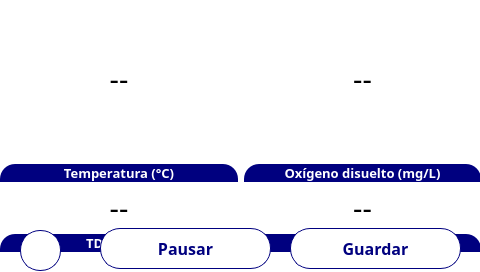
<?xml version="1.0" encoding="UTF-8"?>
<ui version="4.0">
 <class>MainWindow</class>
 <widget class="QMainWindow" name="MainWindow">
  <property name="geometry">
   <rect>
    <x>0</x>
    <y>0</y>
    <width>480</width>
    <height>272</height>
   </rect>
  </property>
  <property name="windowTitle">
   <string>MainWindow</string>
  </property>
  <property name="styleSheet">
   <string notr="true">QLabel {
	font-family: Poppins;
}

QWidget {
	background-color: white;
}

QPushButton {
	border: 1px solid #00007f;
	background-color: white;
	color: #00007f;
	font-size: 12pt;
	font-family: Poppins;
	font-weight: 500;
}

QLabel {
	text-align: center;
}</string>
  </property>
  <widget class="QWidget" name="centralwidget">
   <property name="styleSheet">
    <string notr="true"/>
   </property>
   <widget class="QWidget" name="gridLayoutWidget">
    <property name="geometry">
     <rect>
      <x>0</x>
      <y>0</y>
      <width>481</width>
      <height>322</height>
     </rect>
    </property>
    <layout class="QGridLayout" name="gridLayout" rowstretch="1,0,0,0,0,0" columnstretch="0,0">
     <item row="0" column="1">
      <widget class="QLabel" name="odLbl">
       <property name="styleSheet">
        <string notr="true">text-align: center;
font-size: 22pt;</string>
       </property>
       <property name="text">
        <string>&lt;html&gt;&lt;head/&gt;&lt;body&gt;&lt;p align=&quot;center&quot;&gt;&lt;span style=&quot; font-size:22pt;&quot;&gt;--&lt;/span&gt;&lt;/p&gt;&lt;/body&gt;&lt;/html&gt;</string>
       </property>
      </widget>
     </item>
     <item row="5" column="1">
      <widget class="QLabel" name="label_11">
       <property name="styleSheet">
        <string notr="true">background-color: #00007f;
color: white;
font-weight: bold;
border-top-left-radius: 15px;
border-top-right-radius: 15px;</string>
       </property>
       <property name="text">
        <string>&lt;html&gt;&lt;head/&gt;&lt;body&gt;&lt;p align=&quot;center&quot;&gt;&lt;span style=&quot; font-size:10pt;&quot;&gt;Turbidez NTU)&lt;/span&gt;&lt;/p&gt;&lt;/body&gt;&lt;/html&gt;</string>
       </property>
      </widget>
     </item>
     <item row="3" column="1">
      <widget class="QLabel" name="label_8">
       <property name="styleSheet">
        <string notr="true">background-color: #00007f;
color: white;
font-weight: bold;
border-top-left-radius: 15px;
border-top-right-radius: 15px;</string>
       </property>
       <property name="text">
        <string>&lt;html&gt;&lt;head/&gt;&lt;body&gt;&lt;p align=&quot;center&quot;&gt;&lt;span style=&quot; font-size:10pt;&quot;&gt;pH&lt;/span&gt;&lt;/p&gt;&lt;/body&gt;&lt;/html&gt;</string>
       </property>
      </widget>
     </item>
     <item row="5" column="0">
      <widget class="QLabel" name="label_10">
       <property name="styleSheet">
        <string notr="true">background-color: #00007f;
color: white;
font-weight: bold;
border-top-left-radius: 15px;
border-top-right-radius: 15px;</string>
       </property>
       <property name="text">
        <string>&lt;html&gt;&lt;head/&gt;&lt;body&gt;&lt;p align=&quot;center&quot;&gt;&lt;span style=&quot; font-size:10pt;&quot;&gt;CE (uS/cm)&lt;/span&gt;&lt;/p&gt;&lt;/body&gt;&lt;/html&gt;</string>
       </property>
      </widget>
     </item>
     <item row="1" column="0">
      <widget class="QLabel" name="label_4">
       <property name="styleSheet">
        <string notr="true">background-color: #00007f;
color: white;
font-weight: bold;
border-top-left-radius: 15px;
border-top-right-radius: 15px;</string>
       </property>
       <property name="text">
        <string>&lt;html&gt;&lt;head/&gt;&lt;body&gt;&lt;p align=&quot;center&quot;&gt;&lt;span style=&quot; font-size:10pt;&quot;&gt;Temperatura (°C)&lt;/span&gt;&lt;/p&gt;&lt;/body&gt;&lt;/html&gt;</string>
       </property>
      </widget>
     </item>
     <item row="3" column="0">
      <widget class="QLabel" name="label_2">
       <property name="styleSheet">
        <string notr="true">background-color: #00007f;
color: white;
font-weight: bold;
border-top-left-radius: 15px;
border-top-right-radius: 15px;</string>
       </property>
       <property name="text">
        <string>&lt;html&gt;&lt;head/&gt;&lt;body&gt;&lt;p align=&quot;center&quot;&gt;&lt;span style=&quot; font-size:10pt;&quot;&gt;TDS (ppm)&lt;/span&gt;&lt;/p&gt;&lt;/body&gt;&lt;/html&gt;</string>
       </property>
      </widget>
     </item>
     <item row="4" column="0">
      <widget class="QLabel" name="ecLbl">
       <property name="styleSheet">
        <string notr="true">text-align: center;
font-size: 22pt;</string>
       </property>
       <property name="text">
        <string>&lt;html&gt;&lt;head/&gt;&lt;body&gt;&lt;p align=&quot;center&quot;&gt;--&lt;/p&gt;&lt;/body&gt;&lt;/html&gt;</string>
       </property>
      </widget>
     </item>
     <item row="0" column="0">
      <widget class="QLabel" name="tempLbl">
       <property name="styleSheet">
        <string notr="true">text-align: center;
font-size: 22pt;</string>
       </property>
       <property name="text">
        <string>&lt;html&gt;&lt;head/&gt;&lt;body&gt;&lt;p align=&quot;center&quot;&gt;--&lt;/p&gt;&lt;/body&gt;&lt;/html&gt;</string>
       </property>
      </widget>
     </item>
     <item row="2" column="1">
      <widget class="QLabel" name="phLbl">
       <property name="styleSheet">
        <string notr="true">text-align: center;
font-size: 22pt
;</string>
       </property>
       <property name="text">
        <string>&lt;html&gt;&lt;head/&gt;&lt;body&gt;&lt;p align=&quot;center&quot;&gt;--&lt;/p&gt;&lt;/body&gt;&lt;/html&gt;</string>
       </property>
      </widget>
     </item>
     <item row="1" column="1">
      <widget class="QLabel" name="label_6">
       <property name="styleSheet">
        <string notr="true">background-color: #00007f;
color: white;
font-weight: bold;
border-top-left-radius: 15px;
border-top-right-radius: 15px;</string>
       </property>
       <property name="text">
        <string>&lt;html&gt;&lt;head/&gt;&lt;body&gt;&lt;p align=&quot;center&quot;&gt;&lt;span style=&quot; font-size:10pt;&quot;&gt;Oxígeno disuelto (mg/L)&lt;/span&gt;&lt;/p&gt;&lt;/body&gt;&lt;/html&gt;</string>
       </property>
      </widget>
     </item>
     <item row="2" column="0">
      <widget class="QLabel" name="tdsLbl">
       <property name="styleSheet">
        <string notr="true">text-align: center;
font-size: 22pt;</string>
       </property>
       <property name="text">
        <string>&lt;html&gt;&lt;head/&gt;&lt;body&gt;&lt;p align=&quot;center&quot;&gt;--&lt;/p&gt;&lt;/body&gt;&lt;/html&gt;</string>
       </property>
      </widget>
     </item>
     <item row="4" column="1">
      <widget class="QLabel" name="turbLbl">
       <property name="styleSheet">
        <string notr="true">text-align: center;
font-size: 22pt;</string>
       </property>
       <property name="text">
        <string>&lt;html&gt;&lt;head/&gt;&lt;body&gt;&lt;p align=&quot;center&quot;&gt;--&lt;/p&gt;&lt;/body&gt;&lt;/html&gt;</string>
       </property>
      </widget>
     </item>
    </layout>
   </widget>
   <widget class="QPushButton" name="pauseBtn">
    <property name="geometry">
     <rect>
      <x>100</x>
      <y>228</y>
      <width>171</width>
      <height>41</height>
     </rect>
    </property>
    <property name="styleSheet">
     <string notr="true">border-radius: 20px;</string>
    </property>
    <property name="text">
     <string>Pausar</string>
    </property>
   </widget>
   <widget class="QPushButton" name="saveBtn">
    <property name="geometry">
     <rect>
      <x>290</x>
      <y>228</y>
      <width>171</width>
      <height>41</height>
     </rect>
    </property>
    <property name="styleSheet">
     <string notr="true">border-radius: 20px;</string>
    </property>
    <property name="text">
     <string>Guardar</string>
    </property>
   </widget>
   <widget class="QPushButton" name="backBtn">
    <property name="geometry">
     <rect>
      <x>20</x>
      <y>230</y>
      <width>41</width>
      <height>41</height>
     </rect>
    </property>
    <property name="styleSheet">
     <string notr="true">	height: 40px;
	border-radius: 20px;
	border: 1px solid #00007f;
	background-color: white;
	color: #00007f;
	font-weight: 500;
	font-size: 16px;</string>
    </property>
    <property name="text">
     <string/>
    </property>
   </widget>
  </widget>
 </widget>
 <resources/>
 <connections/>
</ui>
